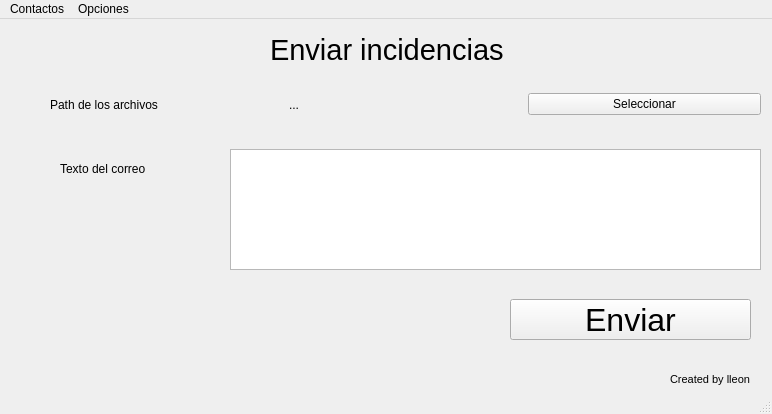
<?xml version="1.0" encoding="UTF-8"?>
<ui version="4.0">
 <class>MainWindow</class>
 <widget class="QMainWindow" name="MainWindow">
  <property name="geometry">
   <rect>
    <x>0</x>
    <y>0</y>
    <width>772</width>
    <height>414</height>
   </rect>
  </property>
  <property name="windowTitle">
   <string>Envio de incidencias</string>
  </property>
  <widget class="QWidget" name="centralwidget">
   <widget class="QLabel" name="label_3">
    <property name="geometry">
     <rect>
      <x>270</x>
      <y>0</y>
      <width>241</width>
      <height>61</height>
     </rect>
    </property>
    <property name="font">
     <font>
      <pointsize>22</pointsize>
     </font>
    </property>
    <property name="text">
     <string>Enviar incidencias</string>
    </property>
   </widget>
   <widget class="QLabel" name="label_4">
    <property name="geometry">
     <rect>
      <x>670</x>
      <y>350</y>
      <width>81</width>
      <height>21</height>
     </rect>
    </property>
    <property name="font">
     <font>
      <pointsize>8</pointsize>
     </font>
    </property>
    <property name="text">
     <string>Created by lleon</string>
    </property>
   </widget>
   <widget class="QWidget" name="layoutWidget">
    <property name="geometry">
     <rect>
      <x>50</x>
      <y>70</y>
      <width>711</width>
      <height>31</height>
     </rect>
    </property>
    <layout class="QHBoxLayout" name="horizontalLayout_2">
     <item>
      <widget class="QLabel" name="label_5">
       <property name="text">
        <string>Path de los archivos</string>
       </property>
      </widget>
     </item>
     <item>
      <widget class="QLabel" name="lblarchivos">
       <property name="text">
        <string>...</string>
       </property>
      </widget>
     </item>
     <item>
      <widget class="QPushButton" name="btnArcvhivos">
       <property name="text">
        <string>Seleccionar</string>
       </property>
      </widget>
     </item>
    </layout>
   </widget>
   <widget class="QLabel" name="label_7">
    <property name="geometry">
     <rect>
      <x>60</x>
      <y>140</y>
      <width>108</width>
      <height>19</height>
     </rect>
    </property>
    <property name="text">
     <string>Texto del correo</string>
    </property>
   </widget>
   <widget class="QPushButton" name="btnEnviar">
    <property name="geometry">
     <rect>
      <x>510</x>
      <y>280</y>
      <width>241</width>
      <height>41</height>
     </rect>
    </property>
    <property name="font">
     <font>
      <pointsize>24</pointsize>
     </font>
    </property>
    <property name="text">
     <string>Enviar</string>
    </property>
   </widget>
   <widget class="QPlainTextEdit" name="txtcorreo">
    <property name="geometry">
     <rect>
      <x>230</x>
      <y>130</y>
      <width>531</width>
      <height>121</height>
     </rect>
    </property>
   </widget>
  </widget>
  <widget class="QMenuBar" name="menubar">
   <property name="geometry">
    <rect>
     <x>0</x>
     <y>0</y>
     <width>772</width>
     <height>24</height>
    </rect>
   </property>
   <widget class="QMenu" name="menuContactos">
    <property name="title">
     <string>Contactos</string>
    </property>
    <addaction name="actionAgregar"/>
    <addaction name="actionListar"/>
    <addaction name="actionEliminar"/>
   </widget>
   <widget class="QMenu" name="menuSalir">
    <property name="title">
     <string>Opciones</string>
    </property>
    <addaction name="actionSalir"/>
    <addaction name="actionConfiguracion"/>
   </widget>
   <addaction name="menuContactos"/>
   <addaction name="menuSalir"/>
  </widget>
  <widget class="QStatusBar" name="statusbar"/>
  <action name="actionAgregar">
   <property name="text">
    <string>Agregar</string>
   </property>
  </action>
  <action name="actionListar">
   <property name="text">
    <string>Listar</string>
   </property>
  </action>
  <action name="actionSalir">
   <property name="text">
    <string>Salir</string>
   </property>
  </action>
  <action name="actionConfiguracion">
   <property name="text">
    <string>Configuracion</string>
   </property>
  </action>
  <action name="actionEliminar">
   <property name="text">
    <string>Eliminar</string>
   </property>
  </action>
 </widget>
 <resources/>
 <connections/>
</ui>
